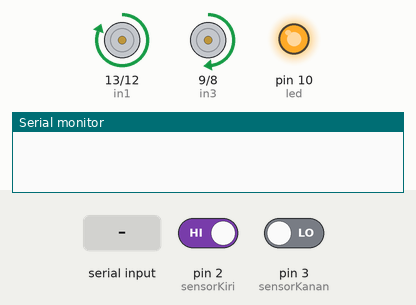
Bench run of a sketch on a simulated Arduino Uno, built for the host (arithmetic inside an expression is 32-bit, double 64-bit). On the bench: motor-driver pin pairs drawn as motors (green arrow = first pin HIGH = forward, orange = second pin HIGH = backward, longer = more drive, scaled by the enable pin), output pins drawn as LEDs (lit = HIGH), the last lines printed to the serial monitor. Dashed ring = blinking. The test bench sets the inputs (shaded band); at power-on: pin 2 (sensorKiri) HIGH, pin 3 (sensorKanan) LOW.

Above: at 1.2 s.
1.3 s: pin 2 (sensorKiri) driven LOW
At 1.8 s:
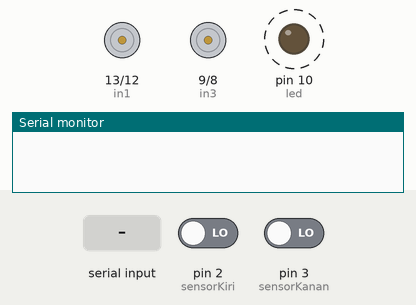
4.3 s: pin 3 (sensorKanan) driven HIGH
At 5.7 s:
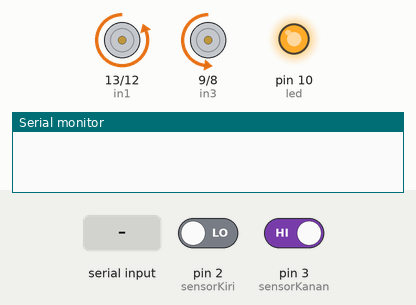
6.4 s: "F" received over the second serial link
At 7.45 s:
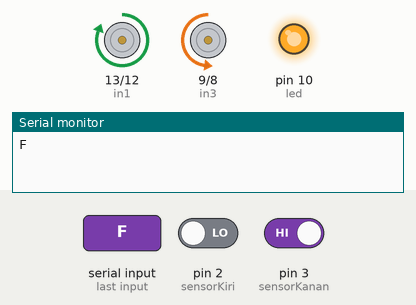
9.0 s: "B" received over the second serial link
At 10.06 s:
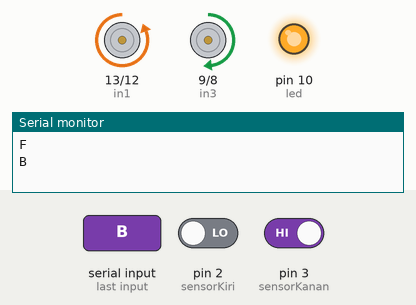
11.6 s: pin 2 (sensorKiri) driven HIGH
At 12.4 s:
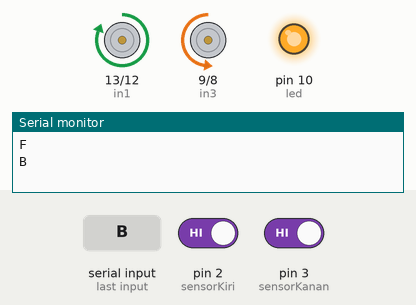
13.1 s: pin 3 (sensorKanan) driven LOW
At 13.7 s:
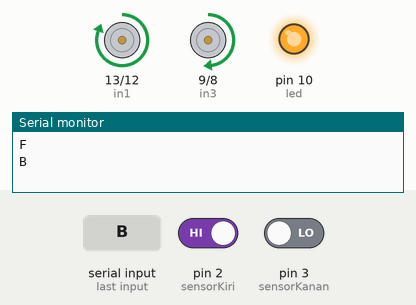
Timing chart, 0 to 15.6 s (numbered marks = the images above; inputs shaded):
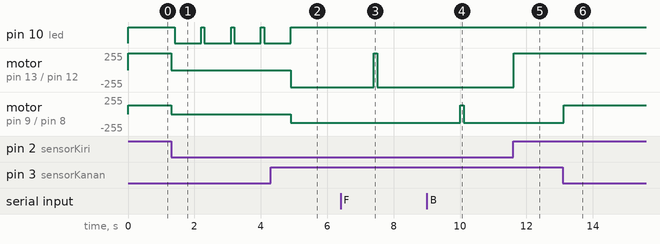

Measured:
- after the input at 1.3 s, pin 10 (led): alternates HIGH for 0.10 s and LOW for 0.80 s, starting after 0.10 s; motor on pin 13 (in1) / pin 12 (in2): forward 255/255 → stopped at once; motor on pin 9 (in3) / pin 8 (in4): forward 130/255 → stopped at once
- after the input at 4.3 s, pin 10 (led): goes on until 4.9 s, then stays HIGH; motor on pin 13 (in1) / pin 12 (in2): stopped → backward 255/255 after 0.60 s; motor on pin 9 (in3) / pin 8 (in4): stopped → backward 130/255 after 0.60 s
- after the input at 6.4 s, motor on pin 13 (in1) / pin 12 (in2): backward 255/255 → forward 255/255 after 1.0 s, → backward 255/255 0.10 s later
- after the input at 9.0 s, motor on pin 9 (in3) / pin 8 (in4): backward 130/255 → forward 130/255 after 1.0 s, → backward 130/255 0.10 s later
- after the input at 11.6 s, motor on pin 13 (in1) / pin 12 (in2): backward 255/255 → forward 255/255 at once
- after the input at 13.1 s, motor on pin 9 (in3) / pin 8 (in4): backward 130/255 → forward 130/255 at once

The sketch:

RCLineTrackingCar.ino
```cpp
#include<SoftwareSerial.h>
SoftwareSerial bt(0,1);

#define in1 13
#define in2 12
#define in3 9
#define in4 8
#define enA 7
#define enB 6

int sensorKiri = 2;
int sensorKanan = 3;
int hitam = 0;
int putih = 1;
int motorSpeedA = 0;
int motorSpeedB = 0;
const int led = 10;

void setup(){
  pinMode(in1, OUTPUT);
  pinMode(in2, OUTPUT);
  pinMode(in3, OUTPUT);
  pinMode(in4, OUTPUT);
  pinMode(enA, OUTPUT);
  pinMode(enB, OUTPUT);
  pinMode(sensorKiri,INPUT);
  pinMode(sensorKanan,INPUT);
  pinMode(led, OUTPUT);

  bt.begin(9600);
  Serial.begin(9600);
}

void maju() {
  digitalWrite(in1, HIGH);
  digitalWrite(in2, LOW);
  digitalWrite(in3, LOW);
  digitalWrite(in4, HIGH);
  delay(100);

}

void belokKanan() {
  digitalWrite(in1, HIGH);
  digitalWrite(in2, LOW);
  digitalWrite(in3, HIGH);
  digitalWrite(in4, LOW);
  delay(100);
}

void belokKiri() {
  digitalWrite(in1, LOW);
  digitalWrite(in2, HIGH);
  digitalWrite(in3, LOW);
  digitalWrite(in4, HIGH);
  delay(100);
}

void berhenti() {
  digitalWrite(in1, LOW);
  digitalWrite(in2, LOW);
  digitalWrite(in3, LOW);
  digitalWrite(in4, LOW);
  delay(100);
}

void mundur() {
  digitalWrite(in1, LOW);
  digitalWrite(in2, HIGH);
  digitalWrite(in3, HIGH);
  digitalWrite(in4, LOW);
  delay(100);
}

void loop(){
  int sensorL_Kena = digitalRead(sensorKiri);
  int sensorR_Kena = digitalRead(sensorKanan);
  motorSpeedA = 130;
  motorSpeedB = 130;
  analogWrite(enA, motorSpeedA);
  analogWrite(enB, motorSpeedB);

  digitalWrite(led, HIGH);

  String v;
  if (bt.available()>0) {
    v = bt.readString();
    Serial.println(v);

    if(v == 'F'){
      maju();
    }
     if(v == 'L'){
      belokKiri();
    }
    if(v == 'R'){
      belokKanan();
    }
    if(v == 'B'){
      mundur();
    }
  }else{
    if ((sensorL_Kena == hitam) && (sensorR_Kena==hitam)) {
      berhenti();
      digitalWrite(led, LOW);
      delay(800);
    }
    if ((sensorL_Kena == hitam) && (sensorR_Kena==putih)) {
      belokKiri();
    }
    if ((sensorL_Kena == putih) && (sensorR_Kena==hitam)) {
      belokKanan();
    }
    if ((sensorL_Kena == putih) && (sensorR_Kena==putih)) {
      maju();
    }
  }
}
```
